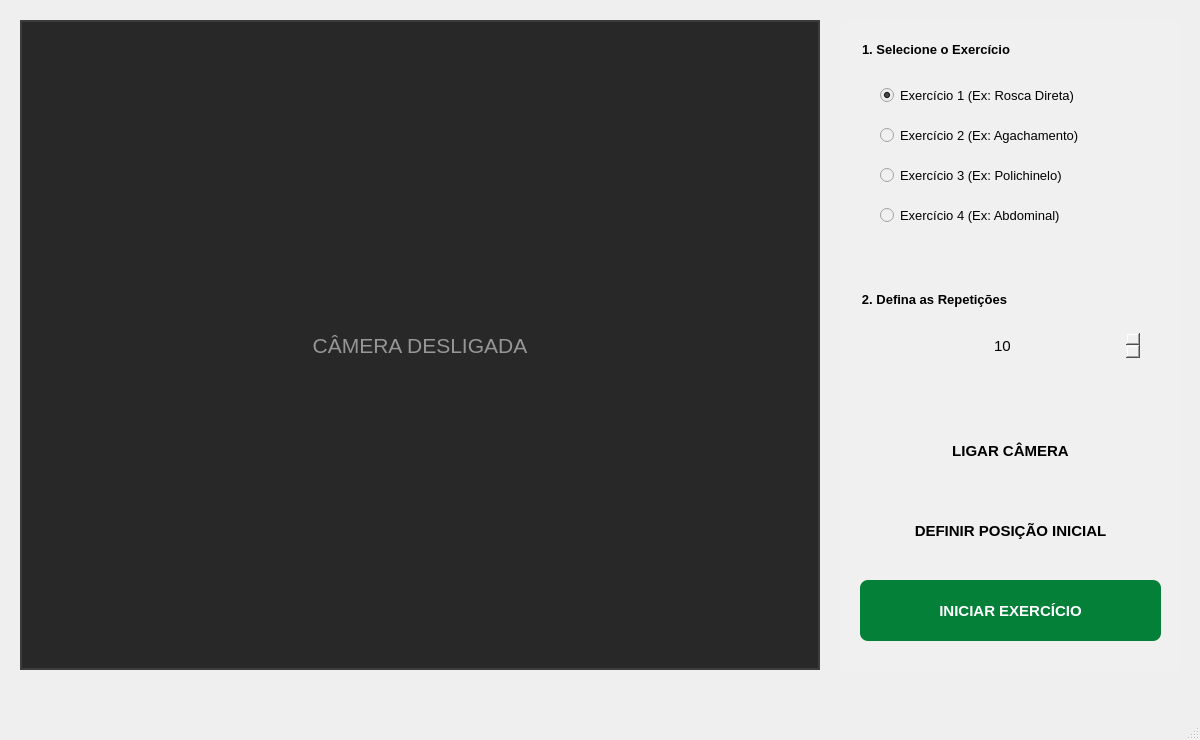
<?xml version="1.0" encoding="UTF-8"?>
<ui version="4.0">
 <class>MainWindow</class>
 <widget class="QMainWindow" name="MainWindow">
  <property name="geometry">
   <rect>
    <x>0</x>
    <y>0</y>
    <width>1200</width>
    <height>740</height>
   </rect>
  </property>
  <property name="windowTitle">
   <string>Contador de Exercícios - MediaPipe</string>
  </property>
  <widget class="QWidget" name="centralwidget">
   <widget class="QLabel" name="camera_feed">
    <property name="geometry">
     <rect>
      <x>20</x>
      <y>20</y>
      <width>800</width>
      <height>650</height>
     </rect>
    </property>
    <property name="font">
     <font>
      <pointsize>16</pointsize>
     </font>
    </property>
    <property name="styleSheet">
     <string notr="true">background-color: rgb(40, 40, 40);
border: 2px solid rgb(60, 60, 60);
color: rgb(150, 150, 150);</string>
    </property>
    <property name="text">
     <string>CÂMERA DESLIGADA</string>
    </property>
    <property name="scaledContents">
     <bool>true</bool>
    </property>
    <property name="alignment">
     <set>Qt::AlignCenter</set>
    </property>
   </widget>
   <widget class="QFrame" name="frame_controles">
    <property name="geometry">
     <rect>
      <x>840</x>
      <y>20</y>
      <width>341</width>
      <height>651</height>
     </rect>
    </property>
    <property name="styleSheet">
     <string notr="true">background-color: rgb(240, 240, 240);
border-radius: 8px;</string>
    </property>
    <property name="frameShape">
     <enum>QFrame::StyledPanel</enum>
    </property>
    <property name="frameShadow">
     <enum>QFrame::Raised</enum>
    </property>
    <widget class="QGroupBox" name="group_exercicios">
     <property name="geometry">
      <rect>
       <x>20</x>
       <y>20</y>
       <width>301</width>
       <height>231</height>
      </rect>
     </property>
     <property name="font">
      <font>
       <pointsize>10</pointsize>
       <weight>75</weight>
       <bold>true</bold>
      </font>
     </property>
     <property name="title">
      <string>1. Selecione o Exercício</string>
     </property>
     <widget class="QRadioButton" name="radio_ex1">
      <property name="geometry">
       <rect>
        <x>20</x>
        <y>40</y>
        <width>261</width>
        <height>31</height>
       </rect>
      </property>
      <property name="font">
       <font>
        <pointsize>10</pointsize>
        <weight>50</weight>
        <bold>false</bold>
       </font>
      </property>
      <property name="text">
       <string>Exercício 1 (Ex: Rosca Direta)</string>
      </property>
      <property name="checked">
       <bool>true</bool>
      </property>
     </widget>
     <widget class="QRadioButton" name="radio_ex2">
      <property name="geometry">
       <rect>
        <x>20</x>
        <y>80</y>
        <width>261</width>
        <height>31</height>
       </rect>
      </property>
      <property name="font">
       <font>
        <pointsize>10</pointsize>
        <weight>50</weight>
        <bold>false</bold>
       </font>
      </property>
      <property name="text">
       <string>Exercício 2 (Ex: Agachamento)</string>
      </property>
     </widget>
     <widget class="QRadioButton" name="radio_ex3">
      <property name="geometry">
       <rect>
        <x>20</x>
        <y>120</y>
        <width>261</width>
        <height>31</height>
       </rect>
      </property>
      <property name="font">
       <font>
        <pointsize>10</pointsize>
        <weight>50</weight>
        <bold>false</bold>
       </font>
      </property>
      <property name="text">
       <string>Exercício 3 (Ex: Polichinelo)</string>
      </property>
     </widget>
     <widget class="QRadioButton" name="radio_ex4">
      <property name="geometry">
       <rect>
        <x>20</x>
        <y>160</y>
        <width>261</width>
        <height>31</height>
       </rect>
      </property>
      <property name="font">
       <font>
        <pointsize>10</pointsize>
        <weight>50</weight>
        <bold>false</bold>
       </font>
      </property>
      <property name="text">
       <string>Exercício 4 (Ex: Abdominal)</string>
      </property>
     </widget>
    </widget>
    <widget class="QGroupBox" name="group_repeticoes">
     <property name="geometry">
      <rect>
       <x>20</x>
       <y>270</y>
       <width>301</width>
       <height>91</height>
      </rect>
     </property>
     <property name="font">
      <font>
       <pointsize>10</pointsize>
       <weight>75</weight>
       <bold>true</bold>
      </font>
     </property>
     <property name="title">
      <string>2. Defina as Repetições</string>
     </property>
     <widget class="QSpinBox" name="spin_repetitions">
      <property name="geometry">
       <rect>
        <x>20</x>
        <y>40</y>
        <width>261</width>
        <height>31</height>
       </rect>
      </property>
      <property name="font">
       <font>
        <pointsize>11</pointsize>
        <weight>50</weight>
        <bold>false</bold>
       </font>
      </property>
      <property name="alignment">
       <set>Qt::AlignCenter</set>
      </property>
      <property name="minimum">
       <number>1</number>
      </property>
      <property name="maximum">
       <number>99</number>
      </property>
      <property name="value">
       <number>10</number>
      </property>
     </widget>
    </widget>
    <widget class="QPushButton" name="btn_start_camera">
     <property name="geometry">
      <rect>
       <x>20</x>
       <y>400</y>
       <width>301</width>
       <height>61</height>
      </rect>
     </property>
     <property name="font">
      <font>
       <pointsize>11</pointsize>
       <weight>75</weight>
       <bold>true</bold>
      </font>
     </property>
     <property name="text">
      <string>LIGAR CÂMERA</string>
     </property>
    </widget>
    <widget class="QPushButton" name="btn_initial_position">
     <property name="geometry">
      <rect>
       <x>20</x>
       <y>480</y>
       <width>301</width>
       <height>61</height>
      </rect>
     </property>
     <property name="font">
      <font>
       <pointsize>11</pointsize>
       <weight>75</weight>
       <bold>true</bold>
      </font>
     </property>
     <property name="text">
      <string>DEFINIR POSIÇÃO INICIAL</string>
     </property>
    </widget>
    <widget class="QPushButton" name="btn_start_exercise">
     <property name="geometry">
      <rect>
       <x>20</x>
       <y>560</y>
       <width>301</width>
       <height>61</height>
      </rect>
     </property>
     <property name="font">
      <font>
       <pointsize>11</pointsize>
       <weight>75</weight>
       <bold>true</bold>
      </font>
     </property>
     <property name="styleSheet">
      <string notr="true">background-color: rgb(4, 128, 56);
color: white;</string>
     </property>
     <property name="text">
      <string>INICIAR EXERCÍCIO</string>
     </property>
    </widget>
   </widget>
  </widget>
  <widget class="QMenuBar" name="menubar">
   <property name="geometry">
    <rect>
     <x>0</x>
     <y>0</y>
     <width>1200</width>
     <height>26</height>
    </rect>
   </property>
  </widget>
  <widget class="QStatusBar" name="statusbar"/>
 </widget>
 <resources/>
 <connections/>
</ui>
